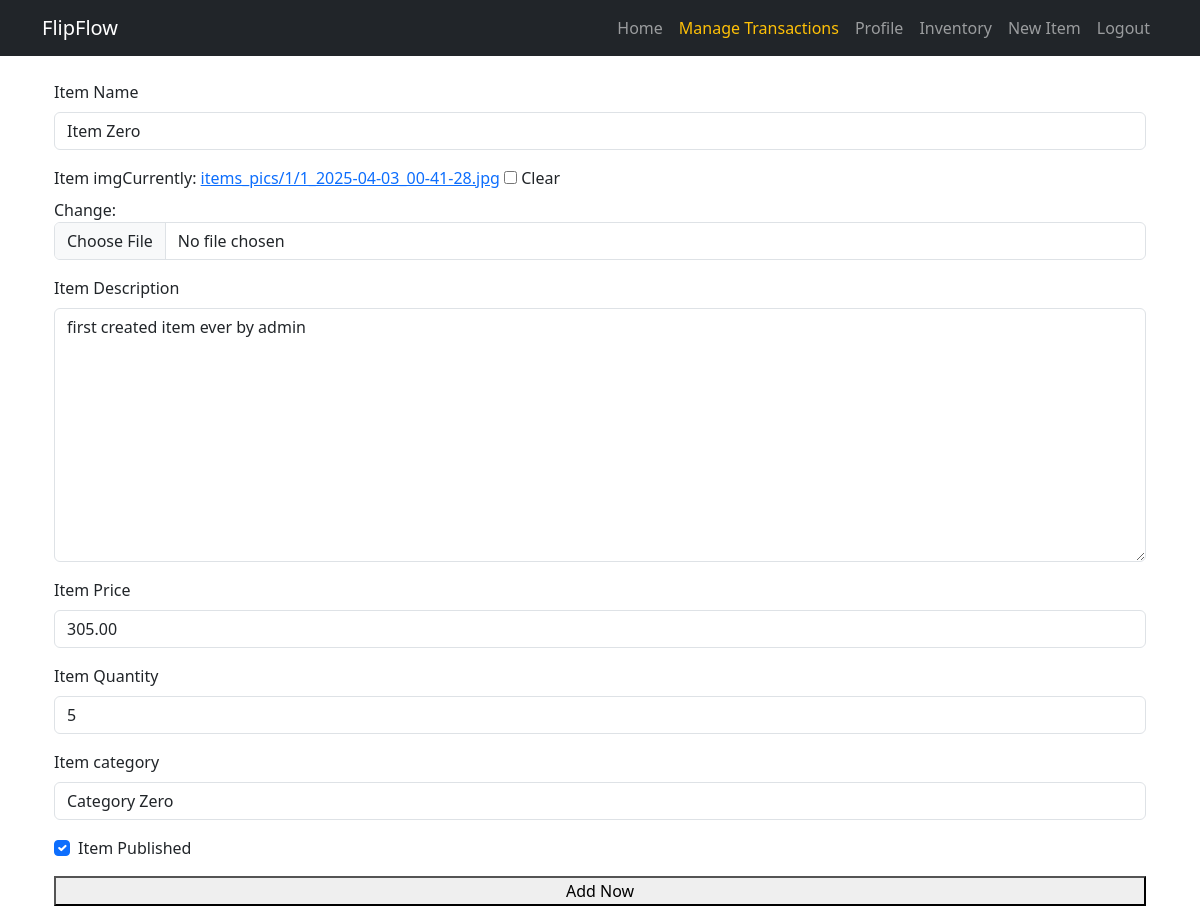
Page /Item/item_update/item-zero (signed in) on the committed database.
### Item/models.py (models this page shows, shortened)
class Item(models.Model):
    Item_name= models.CharField(max_length=100, verbose_name="Item Name")
    Item_img = models.ImageField(upload_to=custom_upload_to,blank=True,null=True)
    Item_owner=models.ForeignKey(User,blank=True, null=True,verbose_name=_("Item Owner"), on_delete=models.CASCADE,related_name='item_owner')
    Item_description= models.TextField(verbose_name="Item Description")
    Item_price= models.DecimalField(max_digits=10, decimal_places=2, verbose_name="Item Price")
    Item_quantity= models.IntegerField(verbose_name="Item Quantity")
    Item_published=models.BooleanField(_("Item Published"), default=False, help_text=_("Is this item published?"))
    Item_createdat=models.DateTimeField(_("Item Created At"), auto_now_add=True)
    Item_category=models.ForeignKey('Category',on_delete=models.CASCADE,blank=True,null=True)
    Item_slug = models.SlugField(blank=True,null=True,unique=True)
    class Meta:
        verbose_name = _("Item")
        verbose_name_plural = _("Items")

### Item/views.py (the view)
# urls.py: path('Item/item_update/<slug:slug>',views.item_update,name="item_update"),
@login_required
def item_update(request,slug):
    item=get_object_or_404(Item,Item_slug=slug)
    if item.Item_owner==request.user:
        if request.method=='POST' :
            form=ItemForm(request.POST,request.FILES,instance=item)
            if form.is_valid():
                myform=form.save(commit=False)
                myform.Item_owner=request.user
                myform.save()
                return redirect('/{}'.format(slug))
        else:
            form=ItemForm(instance=item)
        categories=Category.objects.all()
        context={'form':form,
                'categories':categories}
        return render(request,'Item/item_create.html',context)
    else:
        return redirect('/{}'.format(slug))

### Item/forms.py
class ItemForm(forms.ModelForm):
    class Meta:
        model = Item
        fields = ['Item_name', 'Item_img', 'Item_description', 'Item_price', 'Item_quantity', 'Item_category', 'Item_published']

### Item/models.py (called while the page is built)
    def __str__(self):
        return self.Category_name

### Item/templates/Item/item_create.html (shortened to what this page needs)
{% extends "base.html" %}
{% block body %}
{% load bootstrap4 %}
<div class="container">
  <div class="row">
    <form method="post" enctype="multipart/form-data">
      {% bootstrap_form form %}
      {% buttons %}
      <div class="submit_btn">
        <button class="boxed-btn3 w-100" type="submit">Add Now</button>
      </div>
      {% endbuttons %}
    </form>
  </div>
</div>
{% endblock body %}

### templates/base.html (style rules this page uses)
body { padding-top: 56px; }

### rows in the picture
Item: Item_name "Item Zero", Item_description "first created item ever by admin", Item_price "305.00", Item_quantity "5", Item_category "Category Zero", Item_published "☑"
